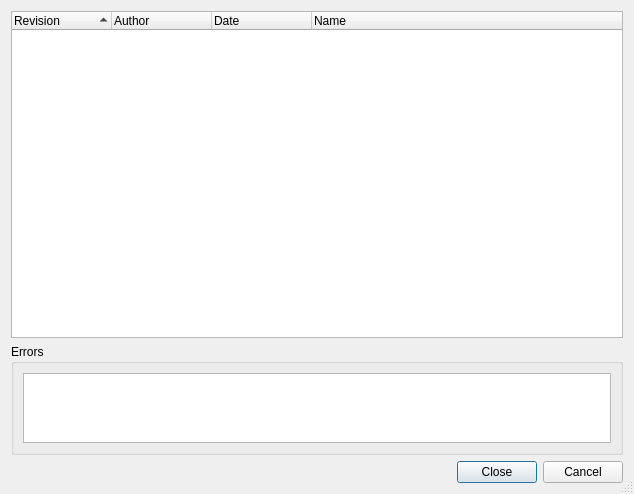
<?xml version="1.0" encoding="UTF-8"?>
<ui version="4.0">
 <class>SvnTagBranchListDialog</class>
 <widget class="QDialog" name="SvnTagBranchListDialog">
  <property name="geometry">
   <rect>
    <x>0</x>
    <y>0</y>
    <width>634</width>
    <height>494</height>
   </rect>
  </property>
  <property name="windowTitle">
   <string>Subversion Tag List</string>
  </property>
  <property name="whatsThis">
   <string>&lt;b&gt;Subversion Tag/Branch List&lt;/b&gt;
&lt;p&gt;This dialog shows a list of the projects tags or branches.&lt;/p&gt;</string>
  </property>
  <property name="sizeGripEnabled">
   <bool>true</bool>
  </property>
  <layout class="QVBoxLayout">
   <item>
    <widget class="QTreeWidget" name="tagList">
     <property name="sizePolicy">
      <sizepolicy hsizetype="Expanding" vsizetype="Expanding">
       <horstretch>0</horstretch>
       <verstretch>3</verstretch>
      </sizepolicy>
     </property>
     <property name="whatsThis">
      <string>&lt;b&gt;Tag/Branches List&lt;/b&gt;
&lt;p&gt;This shows a list of the projects tags or branches.&lt;/p&gt;</string>
     </property>
     <property name="alternatingRowColors">
      <bool>true</bool>
     </property>
     <property name="rootIsDecorated">
      <bool>false</bool>
     </property>
     <property name="itemsExpandable">
      <bool>false</bool>
     </property>
     <property name="sortingEnabled">
      <bool>true</bool>
     </property>
     <column>
      <property name="text">
       <string>Revision</string>
      </property>
     </column>
     <column>
      <property name="text">
       <string>Author</string>
      </property>
     </column>
     <column>
      <property name="text">
       <string>Date</string>
      </property>
     </column>
     <column>
      <property name="text">
       <string>Name</string>
      </property>
     </column>
    </widget>
   </item>
   <item>
    <widget class="QGroupBox" name="errorGroup">
     <property name="sizePolicy">
      <sizepolicy hsizetype="Preferred" vsizetype="Expanding">
       <horstretch>0</horstretch>
       <verstretch>1</verstretch>
      </sizepolicy>
     </property>
     <property name="title">
      <string>Errors</string>
     </property>
     <layout class="QVBoxLayout">
      <item>
       <widget class="QTextEdit" name="errors">
        <property name="readOnly">
         <bool>true</bool>
        </property>
        <property name="acceptRichText">
         <bool>false</bool>
        </property>
       </widget>
      </item>
     </layout>
    </widget>
   </item>
   <item>
    <widget class="QDialogButtonBox" name="buttonBox">
     <property name="orientation">
      <enum>Qt::Horizontal</enum>
     </property>
     <property name="standardButtons">
      <set>QDialogButtonBox::Cancel|QDialogButtonBox::Close</set>
     </property>
    </widget>
   </item>
  </layout>
 </widget>
 <pixmapfunction>qPixmapFromMimeSource</pixmapfunction>
 <tabstops>
  <tabstop>tagList</tabstop>
  <tabstop>errors</tabstop>
  <tabstop>buttonBox</tabstop>
 </tabstops>
 <resources/>
 <connections/>
</ui>
